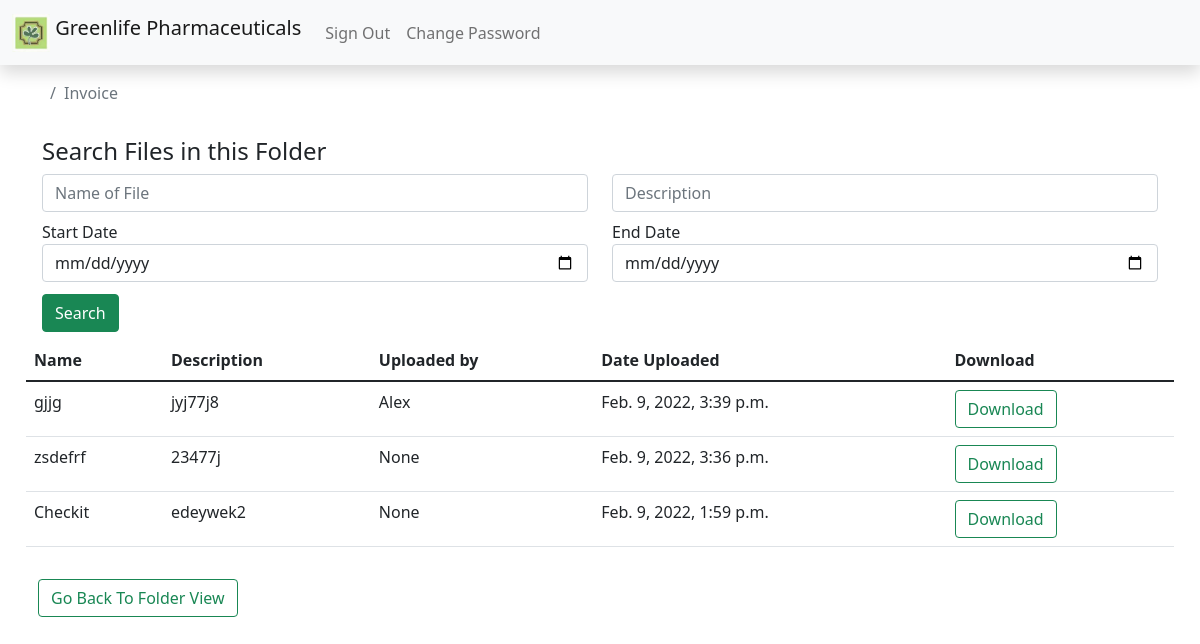
Screenshot of /folder/view/1/ (signed in) with the database file from the repository.
### dept/models.py (models this page shows, shortened)
class Folder(models.Model):
    name = models.CharField(max_length=60, unique=True)
    folder = models.ForeignKey('self', blank=True, null=True, on_delete=models.CASCADE, related_name='folder_set')
    creator = models.ForeignKey(User, null=True, on_delete=models.SET_NULL)
    department = models.ForeignKey(Dept, on_delete=models.RESTRICT)
    date_created = models.DateTimeField(default=timezone.now)
    def __str__(self):
        return self.name

class File(models.Model):
    name_of_file = models.CharField(max_length=32)
    description = models.CharField(max_length=32, unique=True)
    document = models.FileField(upload_to=user_directory_path)
    other_docs = models.FileField(upload_to=user_directory_path, null=True, blank=True)
    folder = models.ForeignKey(Folder, on_delete=models.CASCADE, null=True, related_name='file_set')
    uploaded_at = models.DateTimeField(auto_now_add=True)
    fileuser = models.ForeignKey(User, null=True, on_delete=models.SET_NULL)
    department = models.ForeignKey(Dept, on_delete=models.RESTRICT)

### dept/views.py (the view)
# urls.py: path('folder/view/<int:pk>/', views.folderfiles, name='file-view'),
@login_required
def folderfiles(request, pk):
    curr_folder = Folder.objects.get(id=pk)
    files = File.objects.filter(folder=curr_folder).order_by('-uploaded_at')
    nameFile = request.GET.get('nameFile')
    description = request.GET.get('description')
    startdate = request.GET.get('startdate')
    enddate = request.GET.get('enddate')
    if is_valid_queryparam(nameFile):
        files = files.filter(name_of_file__icontains=nameFile)
    if is_valid_queryparam(description):
        files = files.filter(description__icontains=description)
    if is_valid_queryparam(startdate):
        files = files.filter(uploaded_at__gte=startdate)
    if is_valid_queryparam(enddate):
        files = files.filter(uploaded_at__lt=enddate)
    filelist = list(files)
    paginator = Paginator(filelist, 20)
    page_number = request.GET.get('page')
    page_obj = paginator.get_page(page_number)
    context={'pk':pk, 'files':files, 'curr_folder':curr_folder, 'page_obj':page_obj}
    return render(request, 'pages/fileview.html', context)

### dept/views.py (called while the page is built)
def is_valid_queryparam(param):
    return param != '' and param is not None

### templates/pages/fileview.html (shortened to what this page needs)
{% extends "base.html" %}
{% block content %}
    <section class="topLinks">
        <div class="container py-3">
            <nav class="breadcrumb">
                <span class="breadcrumb-item active">{{curr_folder}}</span>
            </nav>
        </div>
    </section>
    <section class="fillter">
        <div class="container">
            <div class="row">
                <div class="sectionHeader">
                    <h4>Search Files in this Folder</h4>
                </div>
                <div class="container">
                    <form method="GET" action=".">
                        <div class="form-row">
                            <div class="row">
                                <div class="form-group col mb-2">
                                    <input type="search" name="nameFile" class="form-control" placeholder="Name of File" />
                                </div>
                                <div class="form-group col mb-2">
                                    <input type="search" name="description" class="form-control" placeholder="Description" />
                                </div>
                            </div>
                            <div class="row">
                                <div class="form-group col mb-2">
                                    <label>Start Date</label>
                                    <input type="date" name="startdate" class="form-control"/>
                                </div>
                                <div class="form-group col mb-2">
                                    <label>End Date</label>
                                    <input type="date" name="enddate" class="form-control"/>
                                </div>
                            </div>
                        </div>
                        <button type="submit" class="mt-1 btn btn-success">Search</button>
                    </form>
                </div>
            </div>
        </div>
    </section>
    <section class="d-flex justify-content-center view">
        <div class="container p-2">
            <div class="row">
                <table class="table">
                    <thead class="thead-dark">
                        <tr>
                            <th scope="col">Name</th>
                            <th scope="col">Description</th>
                            <th scope="col">Uploaded by</th>
                            <th scope="col">Date Uploaded</th>
                            <th scope="col">Download</th>
                        </tr>
                    </thead>
                    <tbody>
                        {% for file in page_obj %}
                        <tr>
                            <td scope="row">{{file.name_of_file}}</td>
                            <td>{{file.description}}</td>
                            <td>{{file.fileuser}}</td>
                            <td>{{file.uploaded_at}}</td>
                            <td><a class="btn btn-outline-success" href="{{file.document.url}}" download>Download</a></td>
                        </tr>
                        {% endfor %}
                    </tbody>
                </table>
            </div>
            <a class="btn btn-outline-success back" href="{% url 'home' %}">Go Back To Folder View</a>
        </div>
    </section>
{% endblock content %}

### templates/base.html (shortened to what this page needs)
{% load static %}
<!DOCTYPE html>
<html lang="en">
<head>
    <link href="{% static 'css/bootstrap.min.css' %}" rel="stylesheet">
    <link href="{% static 'css/main.css' %}" rel="stylesheet" >
</head>
<body>
  <header>
    <nav class="navbar navbar-expand-lg navbar-light bg-light shadow">
        <div class="container-fluid mx-auto d-flex flex-wrap d-flex justify-content-center">
          <a class="navbar-brand" href="{% url 'home' %}">
            <img src="{% static 'img/logo.jfif' %}" alt="logo" width="38" class="img-fluid align-text-top logo">
            <span class="ml-5 font-weight-bold">Greenlife Pharmaceuticals</span>
          </a>
          <div class="collapse navbar-collapse" id="navbarSupportedContent">
            <ul class="navbar-nav me-auto mb-2 mb-lg-0">
              {% if user.is_authenticated %}
                <li class="d-flex nav-item">
                  <a class="nav-link" href="{% url 'logout' %}">Sign Out</a>
                </li>
                <li class="d-flex nav-item">
                  <a class="nav-link" href="{% url 'pwdchange' %}">Change Password</a>
                </li>
              {% endif %}
            </ul>
          </div>
        </div>
    </nav>
  </header>
  {% block content %}
  {% endblock content %}
</body>
</html>

### static/css/main.css (style rules this page uses)
.logo { height: 100%; object-fit: contain; }

### rows the page displays
Folder: name "Invoice"
File: name_of_file "gjjg", description "jyj77j8", fileuser "Alex", uploaded_at "Feb. 9, 2022, 3:39 p.m."
File: name_of_file "zsdefrf", description "23477j", fileuser "None", uploaded_at "Feb. 9, 2022, 3:36 p.m."
File: name_of_file "Checkit", description "edeywek2", fileuser "None", uploaded_at "Feb. 9, 2022, 1:59 p.m."
